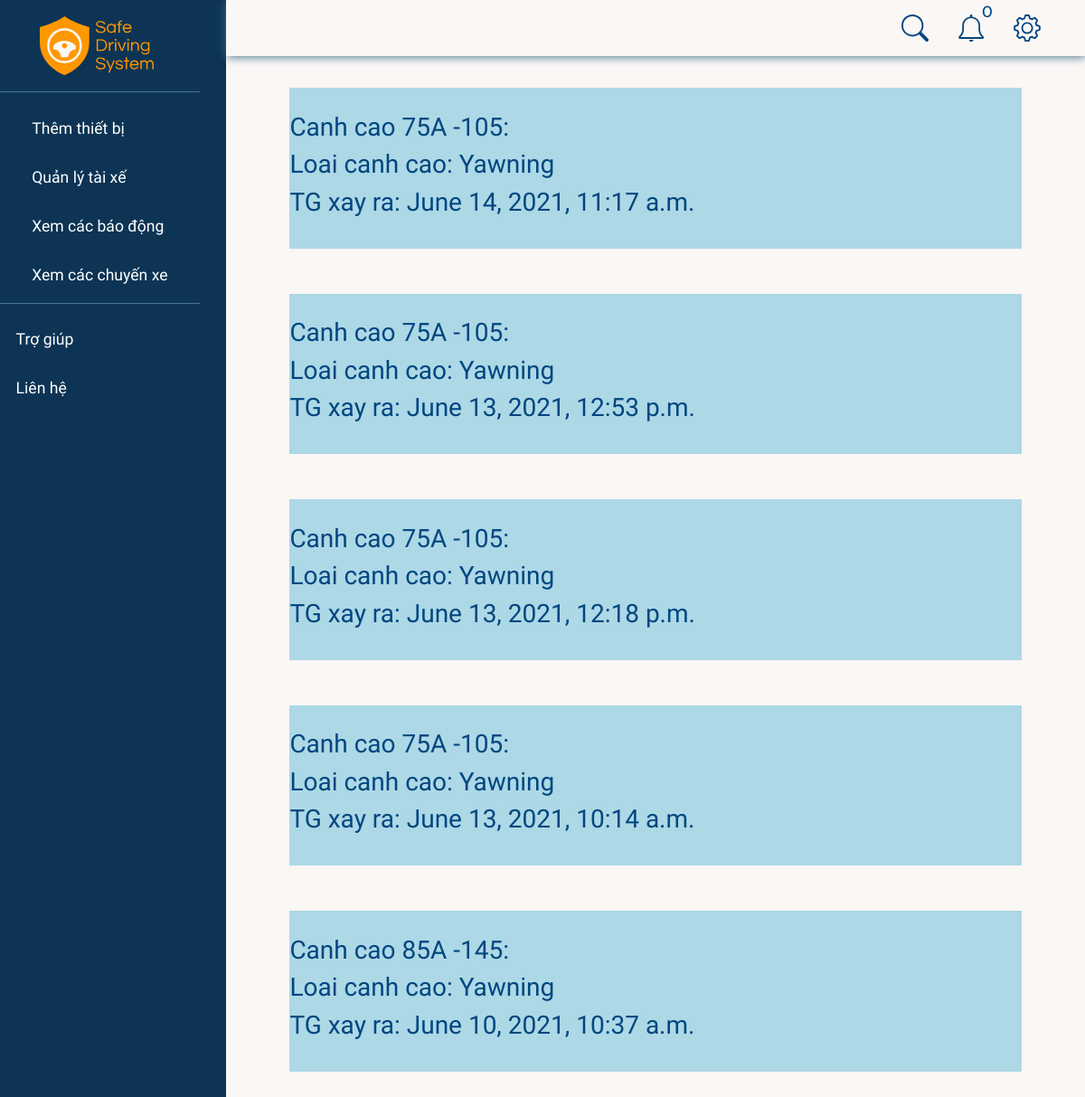
The page /alerts/ (signed in) on the database as committed earlier.
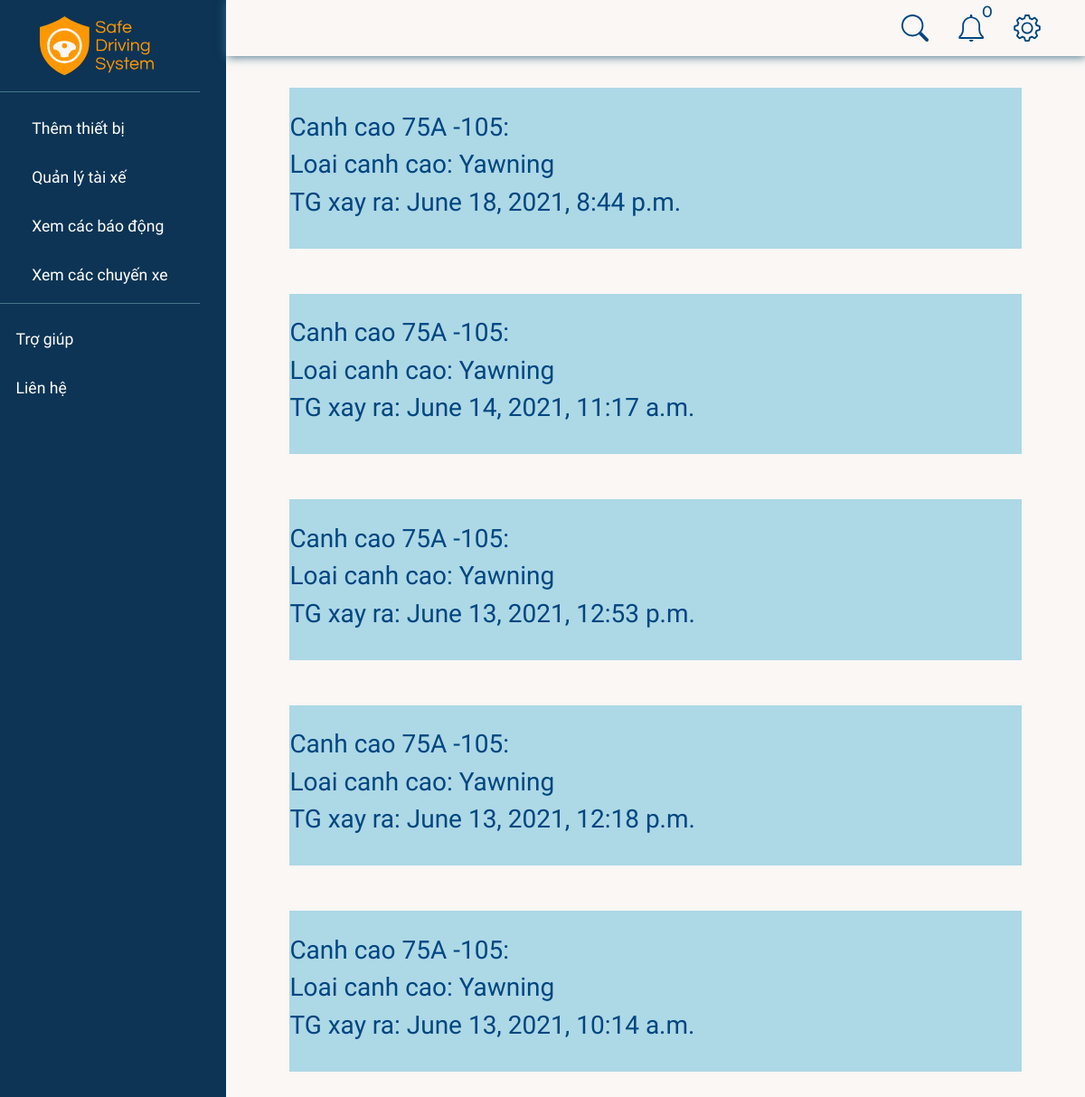
The same page on the database as committed later.
### realtime/models.py (models this page shows, shortened)
class Alert(models.Model):
    DECTECT_TYPE = (
        ("Yawning", "Yawning"),
        ("Drowsiness", "Drowsiness"),
        ("MissingFace", "MissingFace"),
    )
    drive = models.ForeignKey(Drive, null=True, on_delete=models.CASCADE)
    detect = models.CharField(max_length=50, choices=DECTECT_TYPE)
    timeOccured = models.DateTimeField(null=True)
    isRead = models.BooleanField(null=True, blank=True, default=False)

class Drive(models.Model):
    STATUS = (
        ("ongoing", "ongoing"),
        ("ended", "ended"),
    )
    device = models.ForeignKey(RaspDevice, null=True, on_delete=models.CASCADE)
    startTime = models.DateTimeField(null=True)
    status = models.CharField(max_length=20, choices=STATUS)
    endTime = models.DateTimeField(null=True)

### accounts/models.py (models this page shows, shortened)
class RaspDevice(models.Model):
    STATUS = (
        ("online", "online"),
        ("offline", "offline"),
    )
    name = models.CharField(max_length=50)
    car = models.OneToOneField(Car, null=True, on_delete=models.SET_NULL, blank=True)
    status = models.CharField(
        max_length=50, null=True, blank=True, choices=STATUS, default="offline"
    )
    password = models.CharField(max_length=8, null=True, blank=True)
    dateAdded = models.DateTimeField(auto_now_add=True)

class Car(models.Model):
    class Meta:
        constraints = [
            models.UniqueConstraint(fields=["licensePlate"], name="licensePlate"),
        ]
    name = models.CharField(max_length=50)
    licensePlate = models.CharField(max_length=20, null=True)
    boughtDate = models.DateTimeField(auto_now_add=True, null=True)
    company = models.ForeignKey(Company, null=True, on_delete=models.CASCADE)

### realtime/views.py (the view)
# urls.py: path("alerts/", views.alerts, name="alerts"),
def alerts(request):
    company = request.user.profile.company
    lastestAlerts, unreadCounts = getNotifications(company)
    context = {'drs': lastestAlerts, "notifications": lastestAlerts, "unreadNotis": unreadCounts}
    return render(request, "alerts.html", context)

### accounts/views.py (called while the page is built)
def getNotifications(company):
    lastestAlerts = Alert.objects.filter(drive__device__car__company=company).order_by('-timeOccured')[:5]
    unreadCounts = 0
    for alert in lastestAlerts:
        unreadCounts = (unreadCounts + 1) if not alert.isRead else unreadCounts
    return lastestAlerts, unreadCounts

### realtime/templates/alerts.html
{% extends 'base.html' %}
{% load static %}
{% block content %}
{% for drive in drs %}
<div style="background: lightblue; margin-bottom: 50px;" class="driver-container">
    <br>
    <h3>Canh cao {{ drive.drive.device.car.licensePlate }}: </h3>
    <h3>Loai canh cao: {{ drive.detect }}</h3>
    <h3>TG xay ra: {{ drive.timeOccured }}</h3>
    <br>
</div>
{% endfor %}
{% endblock content %}

Rows that differ between the two databases and show on the page:
no longer on this page (row unchanged): Alert: drive.device.car.licensePlate "85A -145", detect "Yawning", timeOccured "June 10, 2021, 10:37 a.m."
added Alert: drive.device.car.licensePlate "75A -105", detect "Yawning", timeOccured "June 18, 2021, 8:44 p.m."
